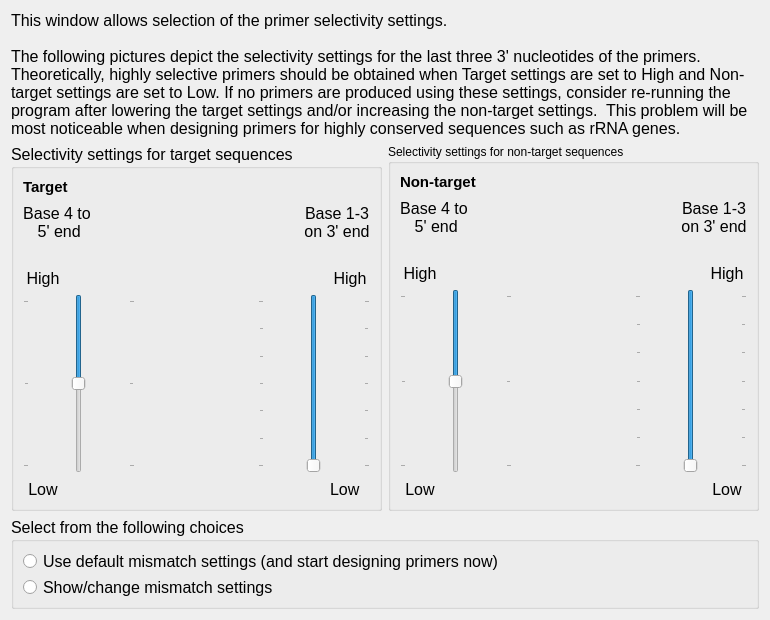
<?xml version="1.0" encoding="UTF-8"?>
<ui version="4.0">
 <class>PrimerSettingSlctvtBscPage</class>
 <widget class="QWizardPage" name="PrimerSettingSlctvtBscPage">
  <property name="geometry">
   <rect>
    <x>0</x>
    <y>0</y>
    <width>770</width>
    <height>620</height>
   </rect>
  </property>
  <property name="minimumSize">
   <size>
    <width>0</width>
    <height>0</height>
   </size>
  </property>
  <property name="maximumSize">
   <size>
    <width>10000</width>
    <height>10000</height>
   </size>
  </property>
  <property name="windowTitle">
   <string>Basic Primer Selectivity Settings</string>
  </property>
  <property name="title">
   <string>Basic Primer Selectivity Settings</string>
  </property>
  <layout class="QGridLayout" name="gridLayout_4">
   <item row="0" column="0" colspan="2">
    <widget class="QLabel" name="label_21">
     <property name="font">
      <font>
       <pointsize>12</pointsize>
      </font>
     </property>
     <property name="text">
      <string>This window allows selection of the primer selectivity settings.

The following pictures depict the selectivity settings for the last three 3' nucleotides of the primers.
Theoretically, highly selective primers should be obtained when Target settings are set to High and Non-target settings are set to Low. If no primers are produced using these settings, consider re-running the program after lowering the target settings and/or increasing the non-target settings.  This problem will be most noticeable when designing primers for highly conserved sequences such as rRNA genes.</string>
     </property>
     <property name="wordWrap">
      <bool>true</bool>
     </property>
    </widget>
   </item>
   <item row="1" column="0">
    <widget class="QGroupBox" name="groupBox">
     <property name="minimumSize">
      <size>
       <width>0</width>
       <height>0</height>
      </size>
     </property>
     <property name="maximumSize">
      <size>
       <width>10000</width>
       <height>10000</height>
      </size>
     </property>
     <property name="font">
      <font>
       <pointsize>12</pointsize>
      </font>
     </property>
     <property name="title">
      <string>Selectivity settings for target sequences</string>
     </property>
     <layout class="QGridLayout" name="gridLayout">
      <item row="1" column="0">
       <layout class="QHBoxLayout" name="horizontalLayout">
        <item>
         <widget class="QLabel" name="label">
          <property name="sizePolicy">
           <sizepolicy hsizetype="Fixed" vsizetype="Fixed">
            <horstretch>0</horstretch>
            <verstretch>0</verstretch>
           </sizepolicy>
          </property>
          <property name="minimumSize">
           <size>
            <width>50</width>
            <height>40</height>
           </size>
          </property>
          <property name="maximumSize">
           <size>
            <width>1000000</width>
            <height>40</height>
           </size>
          </property>
          <property name="font">
           <font>
            <pointsize>12</pointsize>
           </font>
          </property>
          <property name="text">
           <string>Base 4 to
 5' end</string>
          </property>
          <property name="alignment">
           <set>Qt::AlignCenter</set>
          </property>
         </widget>
        </item>
        <item>
         <widget class="QLabel" name="label_2">
          <property name="sizePolicy">
           <sizepolicy hsizetype="Expanding" vsizetype="Fixed">
            <horstretch>0</horstretch>
            <verstretch>0</verstretch>
           </sizepolicy>
          </property>
          <property name="minimumSize">
           <size>
            <width>176</width>
            <height>20</height>
           </size>
          </property>
          <property name="maximumSize">
           <size>
            <width>16777215</width>
            <height>20</height>
           </size>
          </property>
          <property name="text">
           <string/>
          </property>
         </widget>
        </item>
        <item>
         <widget class="QLabel" name="label_3">
          <property name="sizePolicy">
           <sizepolicy hsizetype="Fixed" vsizetype="Fixed">
            <horstretch>0</horstretch>
            <verstretch>0</verstretch>
           </sizepolicy>
          </property>
          <property name="minimumSize">
           <size>
            <width>50</width>
            <height>40</height>
           </size>
          </property>
          <property name="maximumSize">
           <size>
            <width>1000000</width>
            <height>40</height>
           </size>
          </property>
          <property name="text">
           <string>Base 1-3
on 3' end</string>
          </property>
          <property name="alignment">
           <set>Qt::AlignCenter</set>
          </property>
         </widget>
        </item>
       </layout>
      </item>
      <item row="2" column="0">
       <spacer name="horizontalSpacer">
        <property name="orientation">
         <enum>Qt::Horizontal</enum>
        </property>
        <property name="sizeHint" stdset="0">
         <size>
          <width>302</width>
          <height>20</height>
         </size>
        </property>
       </spacer>
      </item>
      <item row="3" column="0">
       <layout class="QHBoxLayout" name="horizontalLayout_2">
        <item>
         <widget class="QLabel" name="label_5">
          <property name="sizePolicy">
           <sizepolicy hsizetype="Minimum" vsizetype="Fixed">
            <horstretch>0</horstretch>
            <verstretch>0</verstretch>
           </sizepolicy>
          </property>
          <property name="minimumSize">
           <size>
            <width>40</width>
            <height>20</height>
           </size>
          </property>
          <property name="maximumSize">
           <size>
            <width>40</width>
            <height>20</height>
           </size>
          </property>
          <property name="text">
           <string>High</string>
          </property>
          <property name="alignment">
           <set>Qt::AlignCenter</set>
          </property>
         </widget>
        </item>
        <item>
         <widget class="QLabel" name="label_6">
          <property name="sizePolicy">
           <sizepolicy hsizetype="Preferred" vsizetype="Fixed">
            <horstretch>0</horstretch>
            <verstretch>0</verstretch>
           </sizepolicy>
          </property>
          <property name="minimumSize">
           <size>
            <width>0</width>
            <height>20</height>
           </size>
          </property>
          <property name="maximumSize">
           <size>
            <width>16777215</width>
            <height>13</height>
           </size>
          </property>
          <property name="text">
           <string/>
          </property>
         </widget>
        </item>
        <item>
         <widget class="QLabel" name="label_7">
          <property name="sizePolicy">
           <sizepolicy hsizetype="Minimum" vsizetype="Fixed">
            <horstretch>0</horstretch>
            <verstretch>0</verstretch>
           </sizepolicy>
          </property>
          <property name="minimumSize">
           <size>
            <width>40</width>
            <height>20</height>
           </size>
          </property>
          <property name="maximumSize">
           <size>
            <width>40</width>
            <height>20</height>
           </size>
          </property>
          <property name="text">
           <string>High</string>
          </property>
          <property name="alignment">
           <set>Qt::AlignCenter</set>
          </property>
         </widget>
        </item>
       </layout>
      </item>
      <item row="4" column="0">
       <layout class="QHBoxLayout" name="horizontalLayout_4">
        <item>
         <widget class="QSlider" name="verticalSlider_tarBase4">
          <property name="minimumSize">
           <size>
            <width>0</width>
            <height>0</height>
           </size>
          </property>
          <property name="maximumSize">
           <size>
            <width>10000</width>
            <height>10000</height>
           </size>
          </property>
          <property name="mouseTracking">
           <bool>true</bool>
          </property>
          <property name="maximum">
           <number>2</number>
          </property>
          <property name="pageStep">
           <number>1</number>
          </property>
          <property name="value">
           <number>1</number>
          </property>
          <property name="orientation">
           <enum>Qt::Vertical</enum>
          </property>
          <property name="invertedAppearance">
           <bool>true</bool>
          </property>
          <property name="invertedControls">
           <bool>true</bool>
          </property>
          <property name="tickPosition">
           <enum>QSlider::TicksBothSides</enum>
          </property>
          <property name="tickInterval">
           <number>0</number>
          </property>
         </widget>
        </item>
        <item>
         <widget class="QLabel" name="label_bitmapTar">
          <property name="minimumSize">
           <size>
            <width>0</width>
            <height>0</height>
           </size>
          </property>
          <property name="maximumSize">
           <size>
            <width>10000</width>
            <height>10000</height>
           </size>
          </property>
          <property name="text">
           <string/>
          </property>
          <property name="pixmap">
           <pixmap resource="PRISE.qrc">:/new/prefix1/images/bind000.bmp</pixmap>
          </property>
         </widget>
        </item>
        <item>
         <widget class="QSlider" name="verticalSlider_tarBase1to3">
          <property name="minimumSize">
           <size>
            <width>0</width>
            <height>0</height>
           </size>
          </property>
          <property name="maximumSize">
           <size>
            <width>10000</width>
            <height>10000</height>
           </size>
          </property>
          <property name="mouseTracking">
           <bool>true</bool>
          </property>
          <property name="maximum">
           <number>6</number>
          </property>
          <property name="pageStep">
           <number>1</number>
          </property>
          <property name="value">
           <number>6</number>
          </property>
          <property name="orientation">
           <enum>Qt::Vertical</enum>
          </property>
          <property name="invertedAppearance">
           <bool>true</bool>
          </property>
          <property name="invertedControls">
           <bool>true</bool>
          </property>
          <property name="tickPosition">
           <enum>QSlider::TicksBothSides</enum>
          </property>
          <property name="tickInterval">
           <number>0</number>
          </property>
         </widget>
        </item>
       </layout>
      </item>
      <item row="5" column="0">
       <layout class="QHBoxLayout" name="horizontalLayout_3">
        <item>
         <widget class="QLabel" name="label_8">
          <property name="sizePolicy">
           <sizepolicy hsizetype="Minimum" vsizetype="Fixed">
            <horstretch>0</horstretch>
            <verstretch>0</verstretch>
           </sizepolicy>
          </property>
          <property name="minimumSize">
           <size>
            <width>40</width>
            <height>20</height>
           </size>
          </property>
          <property name="maximumSize">
           <size>
            <width>40</width>
            <height>20</height>
           </size>
          </property>
          <property name="text">
           <string>Low</string>
          </property>
          <property name="alignment">
           <set>Qt::AlignCenter</set>
          </property>
         </widget>
        </item>
        <item>
         <widget class="QLabel" name="label_9">
          <property name="sizePolicy">
           <sizepolicy hsizetype="Preferred" vsizetype="Fixed">
            <horstretch>0</horstretch>
            <verstretch>0</verstretch>
           </sizepolicy>
          </property>
          <property name="minimumSize">
           <size>
            <width>0</width>
            <height>20</height>
           </size>
          </property>
          <property name="maximumSize">
           <size>
            <width>16777215</width>
            <height>13</height>
           </size>
          </property>
          <property name="text">
           <string/>
          </property>
         </widget>
        </item>
        <item>
         <widget class="QLabel" name="label_10">
          <property name="sizePolicy">
           <sizepolicy hsizetype="Minimum" vsizetype="Fixed">
            <horstretch>0</horstretch>
            <verstretch>0</verstretch>
           </sizepolicy>
          </property>
          <property name="minimumSize">
           <size>
            <width>40</width>
            <height>20</height>
           </size>
          </property>
          <property name="maximumSize">
           <size>
            <width>40</width>
            <height>20</height>
           </size>
          </property>
          <property name="text">
           <string>Low</string>
          </property>
         </widget>
        </item>
       </layout>
      </item>
      <item row="0" column="0">
       <widget class="QLabel" name="label_4">
        <property name="font">
         <font>
          <pointsize>11</pointsize>
          <weight>75</weight>
          <bold>true</bold>
         </font>
        </property>
        <property name="text">
         <string>Target</string>
        </property>
       </widget>
      </item>
     </layout>
    </widget>
   </item>
   <item row="1" column="1">
    <widget class="QGroupBox" name="groupBox_2">
     <property name="minimumSize">
      <size>
       <width>0</width>
       <height>0</height>
      </size>
     </property>
     <property name="maximumSize">
      <size>
       <width>10000</width>
       <height>10000</height>
      </size>
     </property>
     <property name="title">
      <string>Selectivity settings for non-target sequences</string>
     </property>
     <layout class="QGridLayout" name="gridLayout_2">
      <item row="1" column="0">
       <layout class="QHBoxLayout" name="horizontalLayout_5">
        <item>
         <widget class="QLabel" name="label_11">
          <property name="sizePolicy">
           <sizepolicy hsizetype="Fixed" vsizetype="Fixed">
            <horstretch>0</horstretch>
            <verstretch>0</verstretch>
           </sizepolicy>
          </property>
          <property name="minimumSize">
           <size>
            <width>50</width>
            <height>40</height>
           </size>
          </property>
          <property name="maximumSize">
           <size>
            <width>1000000</width>
            <height>40</height>
           </size>
          </property>
          <property name="font">
           <font>
            <pointsize>12</pointsize>
           </font>
          </property>
          <property name="text">
           <string>Base 4 to
 5' end</string>
          </property>
          <property name="alignment">
           <set>Qt::AlignCenter</set>
          </property>
         </widget>
        </item>
        <item>
         <widget class="QLabel" name="label_12">
          <property name="sizePolicy">
           <sizepolicy hsizetype="Expanding" vsizetype="Fixed">
            <horstretch>0</horstretch>
            <verstretch>0</verstretch>
           </sizepolicy>
          </property>
          <property name="minimumSize">
           <size>
            <width>176</width>
            <height>20</height>
           </size>
          </property>
          <property name="maximumSize">
           <size>
            <width>16777215</width>
            <height>20</height>
           </size>
          </property>
          <property name="text">
           <string/>
          </property>
         </widget>
        </item>
        <item>
         <widget class="QLabel" name="label_13">
          <property name="sizePolicy">
           <sizepolicy hsizetype="Fixed" vsizetype="Fixed">
            <horstretch>0</horstretch>
            <verstretch>0</verstretch>
           </sizepolicy>
          </property>
          <property name="minimumSize">
           <size>
            <width>50</width>
            <height>40</height>
           </size>
          </property>
          <property name="maximumSize">
           <size>
            <width>1000000</width>
            <height>40</height>
           </size>
          </property>
          <property name="font">
           <font>
            <pointsize>12</pointsize>
           </font>
          </property>
          <property name="text">
           <string>Base 1-3
on 3' end</string>
          </property>
          <property name="alignment">
           <set>Qt::AlignCenter</set>
          </property>
         </widget>
        </item>
       </layout>
      </item>
      <item row="2" column="0">
       <spacer name="horizontalSpacer_2">
        <property name="orientation">
         <enum>Qt::Horizontal</enum>
        </property>
        <property name="sizeHint" stdset="0">
         <size>
          <width>302</width>
          <height>20</height>
         </size>
        </property>
       </spacer>
      </item>
      <item row="3" column="0">
       <layout class="QHBoxLayout" name="horizontalLayout_6">
        <item>
         <widget class="QLabel" name="label_14">
          <property name="sizePolicy">
           <sizepolicy hsizetype="Minimum" vsizetype="Fixed">
            <horstretch>0</horstretch>
            <verstretch>0</verstretch>
           </sizepolicy>
          </property>
          <property name="minimumSize">
           <size>
            <width>40</width>
            <height>20</height>
           </size>
          </property>
          <property name="maximumSize">
           <size>
            <width>40</width>
            <height>20</height>
           </size>
          </property>
          <property name="font">
           <font>
            <pointsize>12</pointsize>
           </font>
          </property>
          <property name="text">
           <string>High</string>
          </property>
          <property name="alignment">
           <set>Qt::AlignCenter</set>
          </property>
         </widget>
        </item>
        <item>
         <widget class="QLabel" name="label_15">
          <property name="sizePolicy">
           <sizepolicy hsizetype="Preferred" vsizetype="Fixed">
            <horstretch>0</horstretch>
            <verstretch>0</verstretch>
           </sizepolicy>
          </property>
          <property name="minimumSize">
           <size>
            <width>0</width>
            <height>13</height>
           </size>
          </property>
          <property name="maximumSize">
           <size>
            <width>16777215</width>
            <height>13</height>
           </size>
          </property>
          <property name="text">
           <string/>
          </property>
         </widget>
        </item>
        <item>
         <widget class="QLabel" name="label_16">
          <property name="sizePolicy">
           <sizepolicy hsizetype="Minimum" vsizetype="Fixed">
            <horstretch>0</horstretch>
            <verstretch>0</verstretch>
           </sizepolicy>
          </property>
          <property name="minimumSize">
           <size>
            <width>40</width>
            <height>20</height>
           </size>
          </property>
          <property name="maximumSize">
           <size>
            <width>40</width>
            <height>20</height>
           </size>
          </property>
          <property name="font">
           <font>
            <pointsize>12</pointsize>
           </font>
          </property>
          <property name="text">
           <string>High</string>
          </property>
          <property name="alignment">
           <set>Qt::AlignCenter</set>
          </property>
         </widget>
        </item>
       </layout>
      </item>
      <item row="4" column="0">
       <layout class="QHBoxLayout" name="horizontalLayout_7">
        <item>
         <widget class="QSlider" name="verticalSlider_nontarBase4">
          <property name="minimumSize">
           <size>
            <width>0</width>
            <height>0</height>
           </size>
          </property>
          <property name="maximumSize">
           <size>
            <width>10000</width>
            <height>10000</height>
           </size>
          </property>
          <property name="mouseTracking">
           <bool>true</bool>
          </property>
          <property name="maximum">
           <number>2</number>
          </property>
          <property name="pageStep">
           <number>1</number>
          </property>
          <property name="value">
           <number>1</number>
          </property>
          <property name="orientation">
           <enum>Qt::Vertical</enum>
          </property>
          <property name="invertedAppearance">
           <bool>true</bool>
          </property>
          <property name="invertedControls">
           <bool>true</bool>
          </property>
          <property name="tickPosition">
           <enum>QSlider::TicksBothSides</enum>
          </property>
          <property name="tickInterval">
           <number>0</number>
          </property>
         </widget>
        </item>
        <item>
         <widget class="QLabel" name="label_bitmapNontar">
          <property name="minimumSize">
           <size>
            <width>0</width>
            <height>150</height>
           </size>
          </property>
          <property name="maximumSize">
           <size>
            <width>10000</width>
            <height>10000</height>
           </size>
          </property>
          <property name="text">
           <string/>
          </property>
          <property name="pixmap">
           <pixmap resource="PRISE.qrc">:/new/prefix1/images/bind000.bmp</pixmap>
          </property>
         </widget>
        </item>
        <item>
         <widget class="QSlider" name="verticalSlider_nontarBase1to3">
          <property name="minimumSize">
           <size>
            <width>0</width>
            <height>0</height>
           </size>
          </property>
          <property name="maximumSize">
           <size>
            <width>10000</width>
            <height>10000</height>
           </size>
          </property>
          <property name="mouseTracking">
           <bool>true</bool>
          </property>
          <property name="maximum">
           <number>6</number>
          </property>
          <property name="pageStep">
           <number>1</number>
          </property>
          <property name="value">
           <number>6</number>
          </property>
          <property name="orientation">
           <enum>Qt::Vertical</enum>
          </property>
          <property name="invertedAppearance">
           <bool>true</bool>
          </property>
          <property name="invertedControls">
           <bool>true</bool>
          </property>
          <property name="tickPosition">
           <enum>QSlider::TicksBothSides</enum>
          </property>
          <property name="tickInterval">
           <number>0</number>
          </property>
         </widget>
        </item>
       </layout>
      </item>
      <item row="5" column="0">
       <layout class="QHBoxLayout" name="horizontalLayout_8">
        <item>
         <widget class="QLabel" name="label_18">
          <property name="sizePolicy">
           <sizepolicy hsizetype="Minimum" vsizetype="Fixed">
            <horstretch>0</horstretch>
            <verstretch>0</verstretch>
           </sizepolicy>
          </property>
          <property name="minimumSize">
           <size>
            <width>40</width>
            <height>20</height>
           </size>
          </property>
          <property name="maximumSize">
           <size>
            <width>40</width>
            <height>20</height>
           </size>
          </property>
          <property name="font">
           <font>
            <pointsize>12</pointsize>
           </font>
          </property>
          <property name="text">
           <string>Low</string>
          </property>
          <property name="alignment">
           <set>Qt::AlignCenter</set>
          </property>
         </widget>
        </item>
        <item>
         <widget class="QLabel" name="label_19">
          <property name="sizePolicy">
           <sizepolicy hsizetype="Preferred" vsizetype="Fixed">
            <horstretch>0</horstretch>
            <verstretch>0</verstretch>
           </sizepolicy>
          </property>
          <property name="minimumSize">
           <size>
            <width>0</width>
            <height>20</height>
           </size>
          </property>
          <property name="maximumSize">
           <size>
            <width>16777215</width>
            <height>13</height>
           </size>
          </property>
          <property name="text">
           <string/>
          </property>
         </widget>
        </item>
        <item>
         <widget class="QLabel" name="label_20">
          <property name="sizePolicy">
           <sizepolicy hsizetype="Minimum" vsizetype="Fixed">
            <horstretch>0</horstretch>
            <verstretch>0</verstretch>
           </sizepolicy>
          </property>
          <property name="minimumSize">
           <size>
            <width>40</width>
            <height>20</height>
           </size>
          </property>
          <property name="maximumSize">
           <size>
            <width>40</width>
            <height>20</height>
           </size>
          </property>
          <property name="font">
           <font>
            <pointsize>12</pointsize>
           </font>
          </property>
          <property name="text">
           <string>Low</string>
          </property>
          <property name="alignment">
           <set>Qt::AlignCenter</set>
          </property>
         </widget>
        </item>
       </layout>
      </item>
      <item row="0" column="0">
       <widget class="QLabel" name="label_17">
        <property name="font">
         <font>
          <pointsize>11</pointsize>
          <weight>75</weight>
          <bold>true</bold>
         </font>
        </property>
        <property name="text">
         <string>Non-target</string>
        </property>
       </widget>
      </item>
     </layout>
    </widget>
   </item>
   <item row="2" column="0" colspan="2">
    <widget class="QGroupBox" name="groupBox_3">
     <property name="sizePolicy">
      <sizepolicy hsizetype="Fixed" vsizetype="Fixed">
       <horstretch>0</horstretch>
       <verstretch>0</verstretch>
      </sizepolicy>
     </property>
     <property name="minimumSize">
      <size>
       <width>0</width>
       <height>0</height>
      </size>
     </property>
     <property name="maximumSize">
      <size>
       <width>10000</width>
       <height>10000</height>
      </size>
     </property>
     <property name="font">
      <font>
       <pointsize>12</pointsize>
      </font>
     </property>
     <property name="title">
      <string>Select from the following choices</string>
     </property>
     <layout class="QGridLayout" name="gridLayout_3">
      <item row="0" column="0">
       <widget class="QRadioButton" name="radioButton_default">
        <property name="sizePolicy">
         <sizepolicy hsizetype="Minimum" vsizetype="Fixed">
          <horstretch>0</horstretch>
          <verstretch>0</verstretch>
         </sizepolicy>
        </property>
        <property name="minimumSize">
         <size>
          <width>0</width>
          <height>20</height>
         </size>
        </property>
        <property name="maximumSize">
         <size>
          <width>16777215</width>
          <height>20</height>
         </size>
        </property>
        <property name="text">
         <string>Use default mismatch settings (and start designing primers now)</string>
        </property>
       </widget>
      </item>
      <item row="1" column="0">
       <widget class="QRadioButton" name="radioButton_showAdv">
        <property name="sizePolicy">
         <sizepolicy hsizetype="Minimum" vsizetype="Fixed">
          <horstretch>0</horstretch>
          <verstretch>0</verstretch>
         </sizepolicy>
        </property>
        <property name="minimumSize">
         <size>
          <width>0</width>
          <height>20</height>
         </size>
        </property>
        <property name="maximumSize">
         <size>
          <width>16777215</width>
          <height>20</height>
         </size>
        </property>
        <property name="text">
         <string>Show/change mismatch settings</string>
        </property>
       </widget>
      </item>
     </layout>
    </widget>
   </item>
  </layout>
 </widget>
 <resources>
  <include location="PRISE.qrc"/>
 </resources>
 <connections>
  <connection>
   <sender>verticalSlider_tarBase1to3</sender>
   <signal>valueChanged(int)</signal>
   <receiver>PrimerSettingSlctvtBscPage</receiver>
   <slot>onScrollTar()</slot>
   <hints>
    <hint type="sourcelabel">
     <x>296</x>
     <y>371</y>
    </hint>
    <hint type="destinationlabel">
     <x>385</x>
     <y>6</y>
    </hint>
   </hints>
  </connection>
  <connection>
   <sender>verticalSlider_nontarBase1to3</sender>
   <signal>valueChanged(int)</signal>
   <receiver>PrimerSettingSlctvtBscPage</receiver>
   <slot>onScrollNontar()</slot>
   <hints>
    <hint type="sourcelabel">
     <x>614</x>
     <y>345</y>
    </hint>
    <hint type="destinationlabel">
     <x>638</x>
     <y>32</y>
    </hint>
   </hints>
  </connection>
  <connection>
   <sender>radioButton_default</sender>
   <signal>clicked()</signal>
   <receiver>PrimerSettingSlctvtBscPage</receiver>
   <slot>onDefault()</slot>
   <hints>
    <hint type="sourcelabel">
     <x>26</x>
     <y>451</y>
    </hint>
    <hint type="destinationlabel">
     <x>5</x>
     <y>416</y>
    </hint>
   </hints>
  </connection>
  <connection>
   <sender>radioButton_showAdv</sender>
   <signal>clicked()</signal>
   <receiver>PrimerSettingSlctvtBscPage</receiver>
   <slot>onShowAdv()</slot>
   <hints>
    <hint type="sourcelabel">
     <x>87</x>
     <y>473</y>
    </hint>
    <hint type="destinationlabel">
     <x>93</x>
     <y>494</y>
    </hint>
   </hints>
  </connection>
 </connections>
 <slots>
  <slot>onScrollTar()</slot>
  <slot>onScrollNontar()</slot>
  <slot>onDefault()</slot>
  <slot>onShowAdv()</slot>
 </slots>
</ui>
